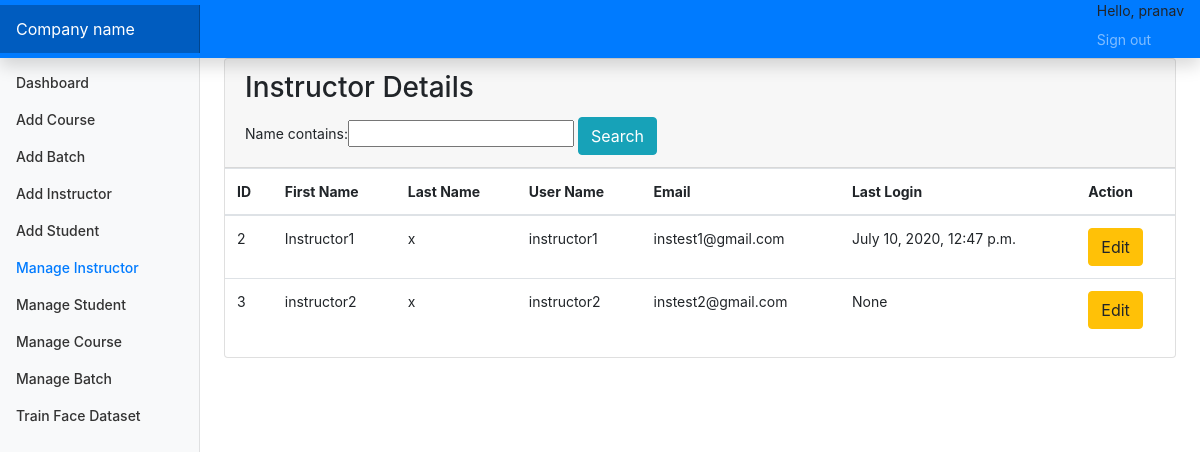
The page /managei (signed in) on the database as committed earlier.
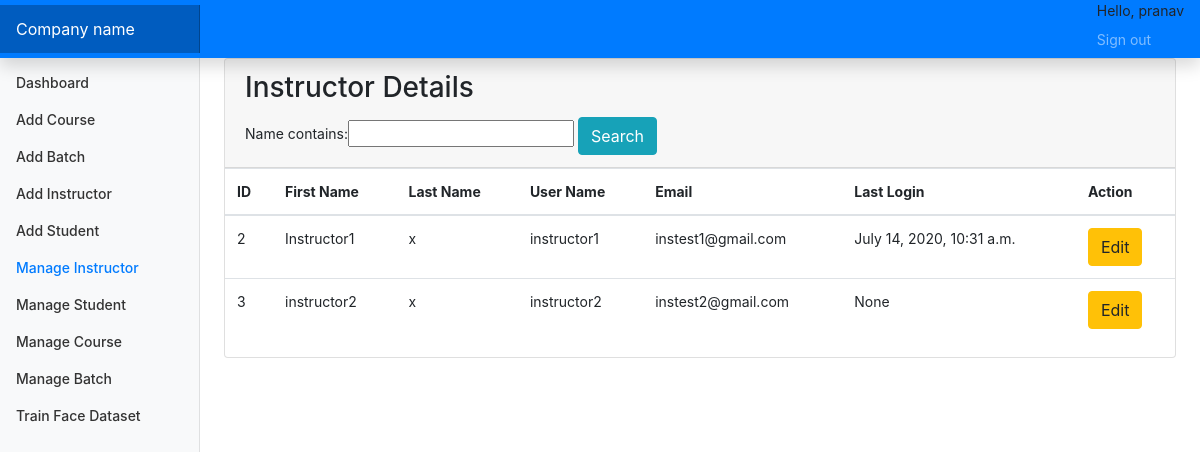
The same page on the database as committed later.
### account/models.py (models this page shows, shortened)
class Instructor(models.Model):
    id=models.AutoField(primary_key=True)
    name=models.CharField(max_length=255,null=True,blank=True)
    user=models.OneToOneField(CustomUser,on_delete=models.CASCADE)
    objects=models.Manager()

class CustomUser(AbstractUser):
    user_type_data=((1,"Admin"),(2,"Instructor"),(3,"Students"))
    user_type=models.CharField(default=1,choices=user_type_data,max_length=10)

### account/adminviews.py (the view)
# urls.py: path('managei',adminviews.manageInstructor,name="managei"),
def manageInstructor(request):
    ins=Instructor.objects.all()
    myfilter=InstructorFilter(request.GET,queryset=ins)
    ins=myfilter.qs
    return render(request,"HOD/manage_instructor.html",{"instructors":ins,"myfilter":myfilter})

### account/restrictionMiddleware.py (called while the page is built, shortened)
    def process_view(self,request,view_func,view_args,view_kwargs):
        modulename=view_func.__module__
        user=request.user
        if user.is_authenticated:
            if user.user_type == "1":
                if modulename == "account.adminviews":
                    pass
                elif modulename == "account.views":
                    pass
                else:
                    return redirect('dashboard')
            else:
                return redirect('loginpage')
        else:
            if request.path == reverse("loginpage"):
                pass
            else:
                return HttpResponseRedirect(reverse("loginpage"))

### account/templates/HOD/manage_instructor.html (shortened to what this page needs)
{% extends 'base.html'%}
{% block sidebarstuff %}
<li class="nav-item">
    <a class="nav-link" href="{% url 'dashboard' %}">
        Dashboard <span class="sr-only">(current)</span>
    </a>
</li>
<li class="nav-item">
    <a class="nav-link" href="{% url 'addCourses' %}">
        Add Course
    </a>
</li>
<li class="nav-item">
    <a class="nav-link" href="{% url 'addBatch' %}">
        Add Batch
    </a>
</li>
<li class="nav-item">
    <a class="nav-link" href="{% url 'addInstructor' %}">
        Add Instructor
    </a>
</li>
<li class="nav-item">
    <a class="nav-link" href="{% url 'addStudent' %}">
        Add Student
    </a>
</li>
<li class="nav-item">
    <a class="nav-link active" href="{% url 'managei' %}">
        Manage Instructor
    </a>
</li>
<li class="nav-item">
    <a class="nav-link" href="{% url 'manages' %}">
        Manage Student
    </a>
</li>
<li class="nav-item">
    <a class="nav-link" href="{% url 'managec' %}">
        Manage Course
    </a>
</li>
<li class="nav-item">
    <a class="nav-link" href="{% url 'manageb' %}">
        Manage Batch
    </a>
</li>
<li class="nav-item">
    <a class="nav-link" href="{% url 'train' %}">
        Train Face Dataset
    </a>
</li>
{% endblock sidebarstuff %}
{% block maincontent %}
<main role="main" class="col-md-9 ml-sm-auto col-lg-10 px-md-4">
    <div class="row">
        <div class="col-md-12 ">
            <div class="card">
                <div class="card-header">
                    <h3 class="card-title">Instructor Details</h3>
                    <div class="card-tools">
                        <div class="input-group input-group-sm" style="width: auto;">
                            <form method="GET">
                                {{myfilter.form}}
                                <button type="submit" class="btn btn-info">Search</button>
                                </form>
                        </div>
                    </div>
                </div>
                <div class="card-body table-responsive p-0">
                    <table class="table table-hover text-nowrap">
                        <thead>
                            <tr>
                                <th>ID</th>
                                <th>First Name</th>
                                <th>Last Name</th>
                                <th>User Name</th>
                                <th>Email</th>
                                <th>Last Login</th>
                                <th>Action</th>
                            </tr>
                        </thead>
                        <tbody>
                            {% for instructor in instructors %}
                            <tr>
                                <td>{{ instructor.user.id }}</td>
                                <td>{{ instructor.user.first_name }}</td>
                                <td>{{ instructor.user.last_name }}</td>
                                <td>{{ instructor.user.username }}</td>
                                <td>{{ instructor.user.email }}</td>
                                <td>{{ instructor.user.last_login }}</td>
                                <td><a href="edit_instructor/{{ instructor.user.id }}" class="btn btn-warning">Edit</a>
                                </td>
                            </tr>
                            {% endfor %}
                        </tbody>
                    </table>
                </div>
            </div>
        </div>
    </div>
</main>
{% endblock maincontent %}

Rows that differ between the two databases and show on the page:
changed through a linked row, Instructor "Instructor1": user.last_login "July 10, 2020, 12:47 p.m." → "July 14, 2020, 10:31 a.m."
